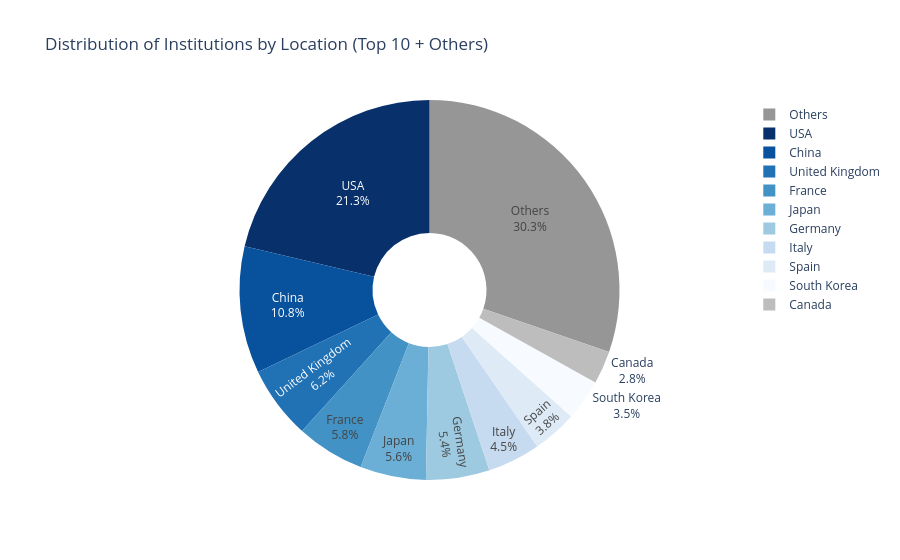

Notebook code for this chart:
### Markdown cell above
#### Distribution of Institutions by Location

### Code cell
#Location_Count
location_counts = df['Location'].value_counts().reset_index()
location_counts.columns = ['Country', 'Count']

#Top_10_Locations
top10 = location_counts.head(10)

#Others
others_count = location_counts['Count'][10:].sum()
others_df = pd.DataFrame({'Country': ['Others'], 'Count': [others_count]})

top10_plus_others = pd.concat([top10, others_df], ignore_index=True)

#Colours
Colours = ['#08306b', '#08519c', '#2171b5', '#4292c6', '#6baed6',
          '#9ecae1', '#c6dbef', '#deebf7', '#f7fbff', '#bdbdbd', '#969696']

#Pie_Plot
fig = px.pie(top10_plus_others, 
        names='Country', 
        values='Count', 
        title='Distribution of Institutions by Location (Top 10 + Others)',
        color = 'Count',
        color_discrete_sequence=Colours,
        hole=0.3) 

fig.update_traces(textinfo='percent+label') 

fig.show()

### Figure 1 — Plotly figure (JSON) as saved in the notebook; plotly's stock layout.template omitted (floating-point values rounded to 4 significant figures)
{"data": [{"customdata": [[213], [108], [62], [58], [56], [54], [45], [38], [35], [28], [303]], "domain": {"x": [0, 1], "y": [0, 1]}, "hole": 0.3, "hovertemplate": "Country=%{label}<br>Count=%{customdata[0]}<extra></extra>", "labels": ["USA", "China", "United Kingdom", "France", "Japan", "Germany", "Italy", "Spain", "South Korea", "Canada", "Others"], "legendgroup": "", "marker": {"colors": ["#08306b", "#08519c", "#2171b5", "#4292c6", "#6baed6", "#9ecae1", "#c6dbef", "#deebf7", "#f7fbff", "#bdbdbd", "#969696"]}, "name": "", "showlegend": true, "textinfo": "percent+label", "type": "pie", "values": [213, 108, 62, 58, 56, 54, 45, 38, 35, 28, 303]}], "layout": {"legend": {"tracegroupgap": 0}, "piecolorway": ["#08306b", "#08519c", "#2171b5", "#4292c6", "#6baed6", "#9ecae1", "#c6dbef", "#deebf7", "#f7fbff", "#bdbdbd", "#969696"], "title": {"text": "Distribution of Institutions by Location (Top 10 + Others)"}}}
